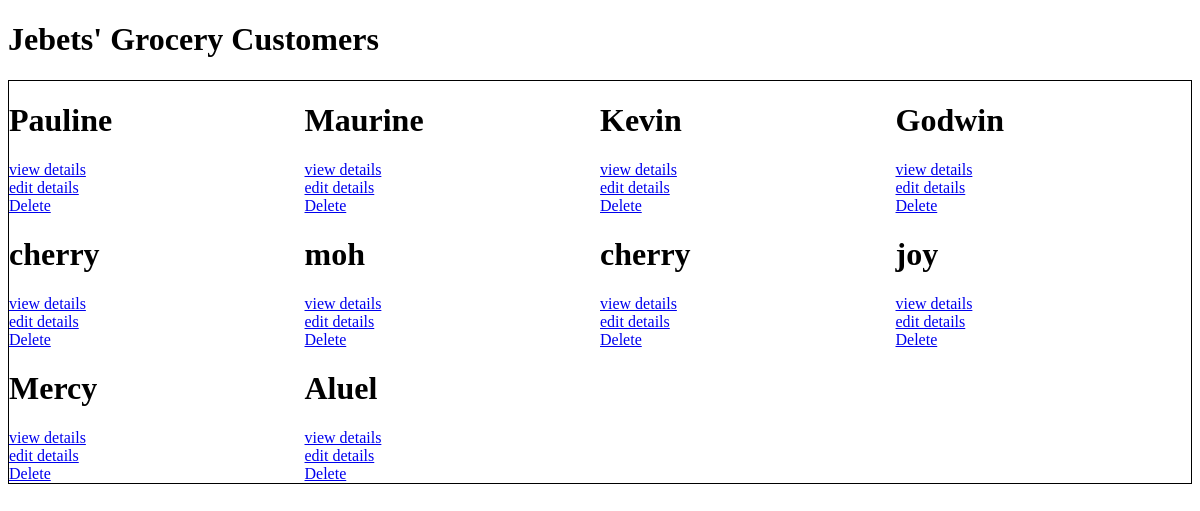
The app's page /customer/customer/list/, older data.
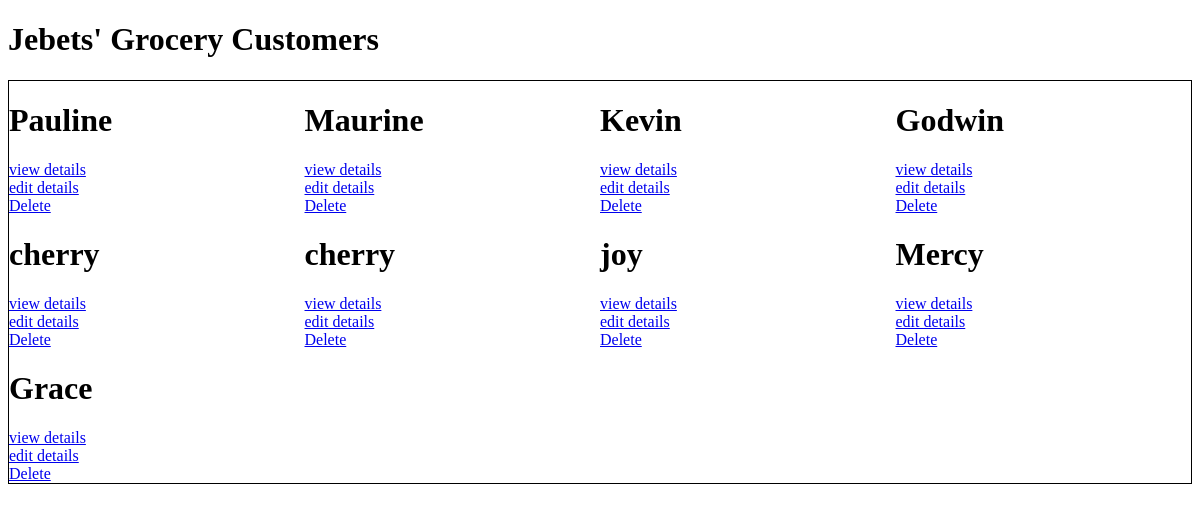
The same page, newer data.
### customer/models.py (models this page shows)
class Buyer(models.Model):
    first_name=models.CharField(max_length=20)
    second_name=models.CharField(max_length=20)
    phone = models.CharField(max_length=15)
    email = models.EmailField(max_length=18)

### customer/views.py (the view)
# urls.py: path("customer/list/",views.customer_list,name="customer_list_view"),
def customer_list(request):
    customers=Buyer.objects.all()
    return render(request,"customer/customer_list.html",{"customers":customers})

### templates/customer/customer_list.html (shortened to what this page needs)
<!DOCTYPE html>
<html lang="en">
<head>
</head>
<body>
    <h1>Jebets' Grocery Customers </h1>
    <div class="allcustomers">
        {% for customer in customers %}
            <div class="customer-container">
                <h1 class="customer-name">{{ customer.first_name }}</h1>
                 <a href="{% url 'customer_detail_view' id=customer.id %}">view details</a><br>
                 <a href="{% url 'customer_update' id=customer.id %}">edit details</a><br>
                 <a href="{% url 'customer_delete' id=customer.id %}">Delete</a>
            </div>
        {% endfor %}
    </div>
</body>
</html>

Row changes from the older to the newer data that the page shows:
removed Buyer: first_name "moh"
removed Buyer: first_name "Aluel"
added Buyer: first_name "Grace"
